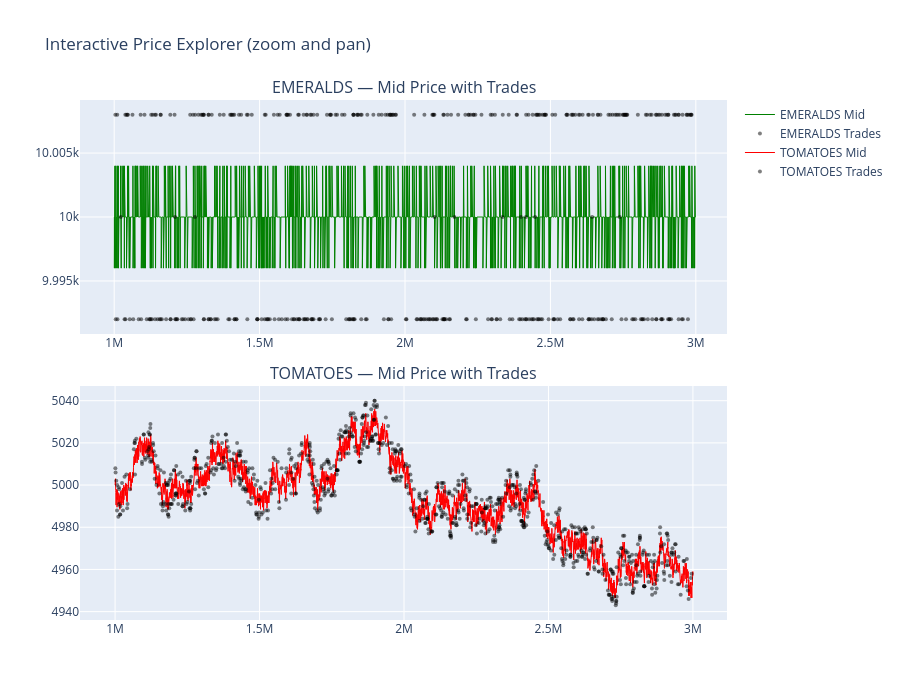

Source (notebook cell):
### Code cell
# ── INTERACTIVE CHART ─────────────────────────────────────────────────────────
fig = make_subplots(rows=2, cols=1,
                     subplot_titles=['EMERALDS — Mid Price with Trades',
                                     'TOMATOES — Mid Price with Trades'],
                     shared_xaxes=False, vertical_spacing=0.1)

col_map = {'EMERALDS': 'green', 'TOMATOES': 'red'}

for i, prod in enumerate(PRODUCTS, start=1):
    sub_p = prices[prices['product']==prod].sort_values('abs_ts')
    fig.add_trace(
        go.Scatter(x=sub_p['abs_ts'], y=sub_p['mid_price'], mode='lines',
                   name=f'{prod} Mid', line=dict(color=col_map[prod], width=1)),
        row=i, col=1
    )
    sub_t = trades[trades[symbol_col]==prod].sort_values('abs_ts')
    if not sub_t.empty:
        fig.add_trace(
            go.Scatter(x=sub_t['abs_ts'], y=sub_t['price'], mode='markers',
                       name=f'{prod} Trades',
                       marker=dict(size=4, color='black', opacity=0.5)),
            row=i, col=1
        )

fig.update_layout(height=700, title='Interactive Price Explorer (zoom and pan)',
                   showlegend=True)
fig.show()

### Figure 1 — Plotly figure (JSON) as saved in the notebook; plotly's stock layout.template omitted (floating-point values rounded to 4 significant figures; data arrays with more than 128 entries replaced by an {"elided": "..."} marker saying what was removed)
{"data": [{"line": {"color": "green", "width": 1}, "mode": "lines", "name": "EMERALDS Mid", "type": "scatter", "x": {"elided": "20000 int values"}, "xaxis": "x", "y": {"elided": "20000 int values"}, "yaxis": "y"}, {"marker": {"color": "black", "opacity": 0.5, "size": 4}, "mode": "markers", "name": "EMERALDS Trades", "type": "scatter", "x": {"elided": "399 int values"}, "xaxis": "x", "y": {"elided": "399 int values"}, "yaxis": "y"}, {"line": {"color": "red", "width": 1}, "mode": "lines", "name": "TOMATOES Mid", "type": "scatter", "x": {"elided": "20000 int values"}, "xaxis": "x2", "y": {"elided": "20000 float values"}, "yaxis": "y2"}, {"marker": {"color": "black", "opacity": 0.5, "size": 4}, "mode": "markers", "name": "TOMATOES Trades", "type": "scatter", "x": {"elided": "820 int values"}, "xaxis": "x2", "y": {"elided": "820 int values"}, "yaxis": "y2"}], "layout": {"annotations": [{"font": {"size": 16}, "showarrow": false, "text": "EMERALDS — Mid Price with Trades", "x": 0.5, "xanchor": "center", "xref": "paper", "y": 1, "yanchor": "bottom", "yref": "paper"}, {"font": {"size": 16}, "showarrow": false, "text": "TOMATOES — Mid Price with Trades", "x": 0.5, "xanchor": "center", "xref": "paper", "y": 0.45, "yanchor": "bottom", "yref": "paper"}], "height": 700, "showlegend": true, "title": {"text": "Interactive Price Explorer (zoom and pan)"}, "xaxis": {"anchor": "y", "domain": [0, 1]}, "xaxis2": {"anchor": "y2", "domain": [0, 1]}, "yaxis": {"anchor": "x", "domain": [0.55, 1]}, "yaxis2": {"anchor": "x2", "domain": [0, 0.45]}}}
